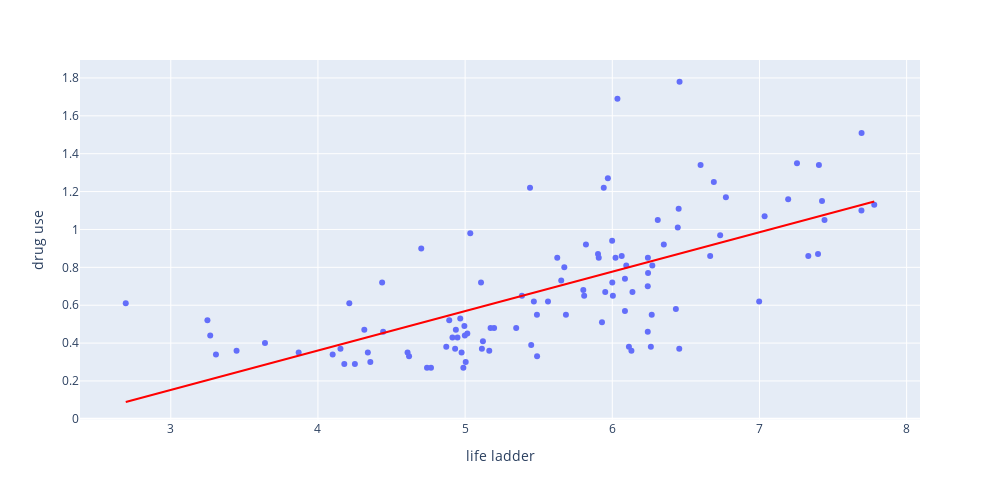

Notebook cell for this chart:
### Code cell
# life ladder x drug use disorders
fig = px.scatter(dataset, x="life ladder", y="drug use", trendline = 'ols', trendline_color_override="red")
fig.update_layout(width = 1000, height = 500)
fig.show()
